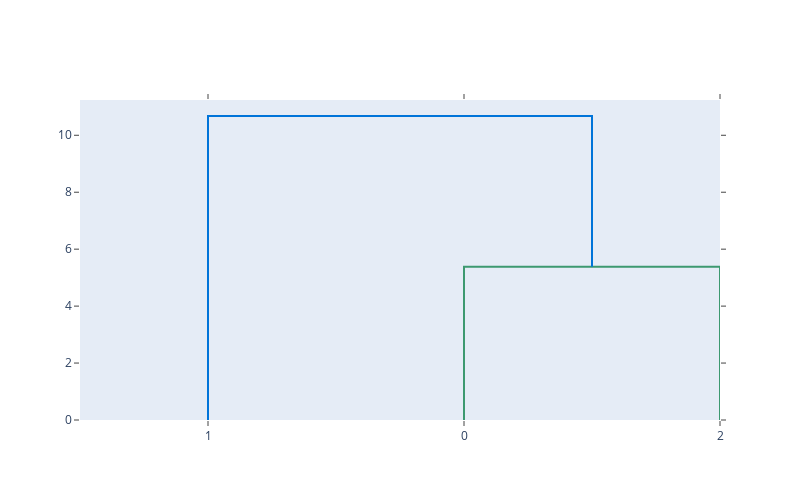

The code cell stored with this chart in its notebook:
### Code cell
import plotly.figure_factory as ff
import numpy as np
np.random.seed(1)

X = np.random.randint(1, 10, (3, 4)) # 15 samples, with 12 dimensions each
fig = ff.create_dendrogram(X)
fig.update_layout(width=800, height=500)
fig.show()

### Figure 1 — Plotly figure (JSON) as saved in the notebook; plotly's stock layout.template omitted (floating-point values rounded to 4 significant figures)
{"data": [{"hoverinfo": "text", "marker": {"color": "rgb(61,153,112)"}, "mode": "lines", "type": "scatter", "x": [15, 15, 25, 25], "xaxis": "x", "y": [0, 5.385, 5.385, 0], "yaxis": "y"}, {"hoverinfo": "text", "marker": {"color": "rgb(0,116,217)"}, "mode": "lines", "type": "scatter", "x": [5, 5, 20, 20], "xaxis": "x", "y": [0, 10.68, 10.68, 5.385], "yaxis": "y"}], "layout": {"autosize": false, "height": 500, "hovermode": "closest", "showlegend": false, "width": 800, "xaxis": {"autorange": true, "mirror": "allticks", "range": [0, 25], "rangemode": "tozero", "showgrid": false, "showline": true, "showticklabels": true, "tickmode": "array", "ticks": "outside", "ticktext": ["1", "0", "2"], "tickvals": [5, 15, 25], "type": "linear", "zeroline": false}, "yaxis": {"autorange": true, "mirror": "allticks", "range": [0, 11.24], "rangemode": "tozero", "showgrid": false, "showline": true, "showticklabels": true, "ticks": "outside", "type": "linear", "zeroline": false}}}
